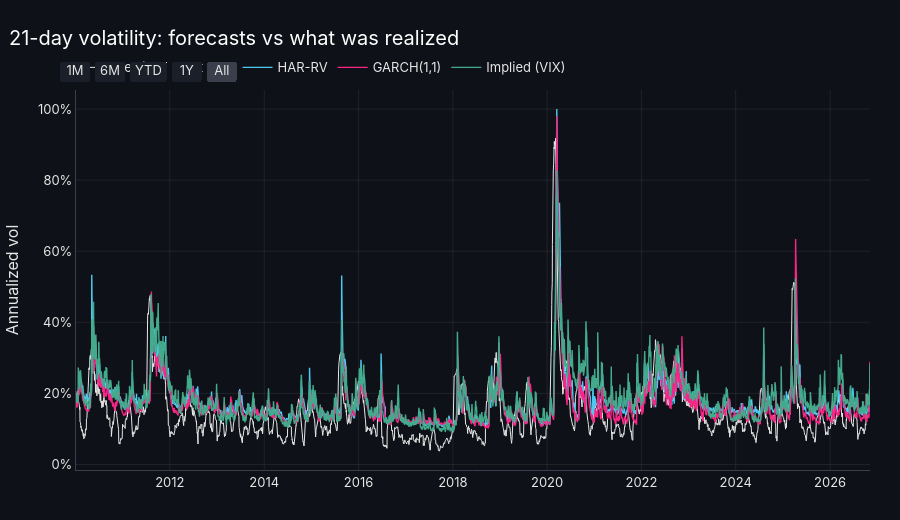
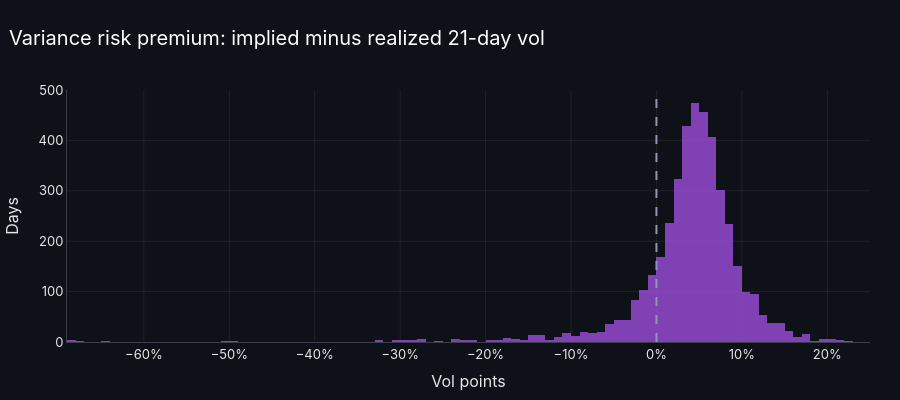

Here is the notebook cell these charts were saved with, in order:
### Code cell
"""
converts each variance to annualized vol, √(f × 252), and plots HAR, 
GARCH and VIX against the realized forward vol. It then measures the variance risk premium (VRP): 
implied minus subsequently realized vol. It prints the share of days that VRP was positive, and plots its distribution.
"""
vol = {k: np.sqrt(v * TRADING_DAYS) for k, v in var_forecasts.items()}
realized_fwd_vol = np.sqrt(target * TRADING_DAYS)

fig = go.Figure()
fig.add_scatter(x=df.index[oos], 
                y=realized_fwd_vol[oos], 
                name='Realized (next 21d)', mode='lines',
                line=dict(color='#e6e6e6', width=1))

for i, name in enumerate(['HAR-RV', 'GARCH(1,1)', 'Implied (VIX)']):
    if name in vol:
        fig.add_scatter(x=df.index[oos], 
                        y=vol[name][oos], 
                        name=name, 
                        mode='lines',
                        line=dict(color=PALETTE[i], 
                                  width=1.4))
fig.update_layout(title='21-day volatility: forecasts vs what was realized', 
                  height=520,
                  yaxis=dict(title='Annualized vol', 
                             tickformat='.0%'), 
                  xaxis=dict(rangeselector=RANGE_SELECTOR))
fig.show()

if IV_TICKER:
    vrp = (vol['Implied (VIX)'] - realized_fwd_vol)[oos].dropna()
    print(f'Implied vol exceeded subsequent realized vol on {(vrp > 0).mean():.0%} of days '
          f'(mean variance risk premium {vrp.mean():.1%} vol points)')
    fig = go.Figure(go.Histogram(x=vrp, nbinsx=120, marker_color=PALETTE[4], opacity=0.8))
    fig.add_vline(x=0, line=dict(color=NEUTRAL, dash='dash'))
    fig.update_layout(title='Variance risk premium: implied minus realized 21-day vol', height=400,
                      xaxis=dict(title='Vol points', 
                                 tickformat='.0%'), 
                      yaxis_title='Days', 
                      hovermode='closest')
    fig.show()

### Figure 1 — Plotly figure (JSON) as saved in the notebook; plotly's stock layout.template omitted (floating-point values rounded to 4 significant figures; data arrays with more than 128 entries replaced by an {"elided": "..."} marker saying what was removed)
{"data": [{"line": {"color": "#e6e6e6", "width": 1}, "mode": "lines", "name": "Realized (next 21d)", "type": "scatter", "x": {"elided": "4238 str values"}, "y": {"elided": "4238 float values"}}, {"line": {"color": "#4CC9F0", "width": 1.4}, "mode": "lines", "name": "HAR-RV", "type": "scatter", "x": {"elided": "4238 str values"}, "y": {"elided": "4238 float values"}}, {"line": {"color": "#F72585", "width": 1.4}, "mode": "lines", "name": "GARCH(1,1)", "type": "scatter", "x": {"elided": "4238 str values"}, "y": {"elided": "4238 float values"}}, {"line": {"color": "#43AA8B", "width": 1.4}, "mode": "lines", "name": "Implied (VIX)", "type": "scatter", "x": {"elided": "4238 str values"}, "y": {"elided": "4238 float values"}}], "layout": {"height": 520, "title": {"text": "21-day volatility: forecasts vs what was realized"}, "xaxis": {"rangeselector": {"activecolor": "#3a3f4b", "bgcolor": "#1b1f2a", "buttons": [{"count": 1, "label": "1M", "step": "month", "stepmode": "backward"}, {"count": 6, "label": "6M", "step": "month", "stepmode": "backward"}, {"count": 1, "label": "YTD", "step": "year", "stepmode": "todate"}, {"count": 1, "label": "1Y", "step": "year", "stepmode": "backward"}, {"label": "All", "step": "all"}], "font": {"color": "#e6e6e6"}}}, "yaxis": {"tickformat": ".0%", "title": {"text": "Annualized vol"}}}}

### Figure 2 — Plotly figure (JSON) as saved in the notebook; plotly's stock layout.template omitted (floating-point values rounded to 4 significant figures; data arrays with more than 128 entries replaced by an {"elided": "..."} marker saying what was removed)
{"data": [{"marker": {"color": "#9D4EDD"}, "nbinsx": 120, "opacity": 0.8, "type": "histogram", "x": {"elided": "4217 float values"}}], "layout": {"height": 400, "hovermode": "closest", "shapes": [{"line": {"color": "#8d99ae", "dash": "dash"}, "type": "line", "x0": 0, "x1": 0, "xref": "x", "y0": 0, "y1": 1, "yref": "y domain"}], "title": {"text": "Variance risk premium: implied minus realized 21-day vol"}, "xaxis": {"tickformat": ".0%", "title": {"text": "Vol points"}}, "yaxis": {"title": {"text": "Days"}}}}
